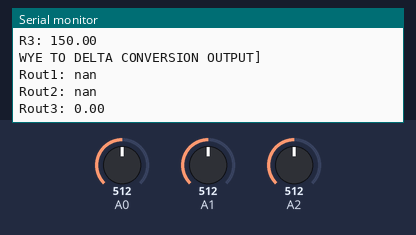
Bench run of a sketch on a simulated Arduino Uno, built with avr-gcc and run on an emulated ATmega328P. Shown: the last lines printed to the serial monitor. The inputs (shaded band) are chosen by the test bench; at power-on: A0 = 512, A1 = 512, A2 = 512.

Above: at 3.8 s.
3.9 s: A0 set to 716
At 6.6 s:
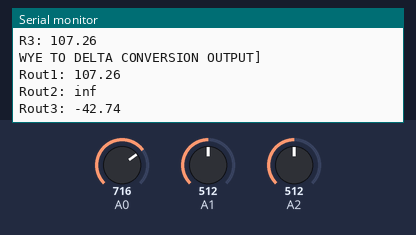
10.8 s: A0 set to 0
At 13.4 s:
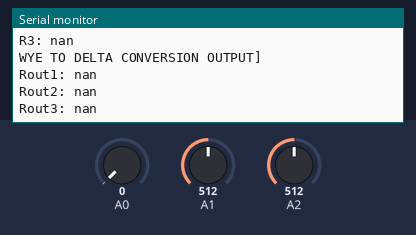
14.8 s: A1 set to 0
Timing chart, 0 to 17.8 s (numbered marks = the images above; inputs shaded):
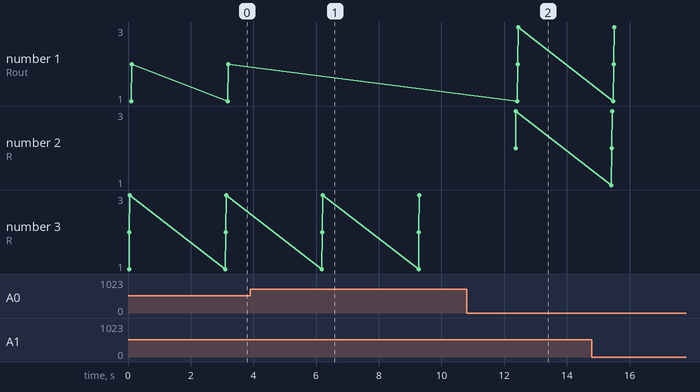

The sketch:

Wye_to_Delta_2.ino
```cpp
int Vin = 5;
int sensorValue1 = 0,
    sensorValue2 = 0,
    sensorValue3 = 0;
float Vout1 = 0,
      Vout2 = 0,
      Vout3 = 0;
float Rref = 150,
      R1 = 0,
      R2 = 0,
      R3 = 0;
float Rout1 = 0,
      Rout2 = 0,
      Rout3 = 0,
      Rsum  = 0;
float initial;


void setup()
{
  // put your setup code here, to run once:
  Serial.begin (9600);
}

void loop()
{
  // put your main code here, to run repeatedly:

  sensorValue1 = analogRead(A0);  // Read Vout on analog input pin A0 (Arduino can sense from 0-1023, 1023 is 5V)
  sensorValue2 = analogRead(A1);
  sensorValue3 = analogRead(A2);

  Vout1 = (Vin * sensorValue1) / 1024.0;
  Vout2 = (Vin * sensorValue2) / 1024.0;
  Vout3 = (Vin * sensorValue3) / 1024.0;    // Convert Vout to volts

  R1 = Rref * ((Vout2 / Vout1) - 1);  // Formula to calculate tested resistor's value
  R2 = Rref * ((Vout3 / Vout1) - 1) - R1;
  R3 = Rref * ((Vin / Vout1) - 1) - R1 - R2;

  Serial.print("Reference Resistance: ");
  Serial.println(Rref);                    // Give calculated resistance in Serial Monitor
  Serial.print("R1: ");
  Serial.println(R1);
  Serial.print("R2: ");
  Serial.println(R2);
  Serial.print("R3: ");
  Serial.println(R3);

  Serial.println();
  Serial.println("WYE TO DELTA CONVERSION OUTPUT]");

  initial = ((R1*R2) + (R2*R3) + (R1*R3));
  Rout1 = initial / R1;
  Rout2 = initial / R2;
  Rout3 = initial / R3;
  Serial.print("Rout1: ");
  Serial.println(Rout1);
  Serial.print("Rout2: ");
  Serial.println(Rout2);
  Serial.print("Rout3: ");
  Serial.println(Rout3);
  Serial.println();
  Serial.println();
  delay(3000);                          // Delay in milliseconds between reeds

}
```

Measured:
- after the input at 3.9 s, the serial monitor: prints a new line after 2.3 s (image 1)
- after the input at 10.8 s, the serial monitor: prints a new line after 1.6 s (image 2)
